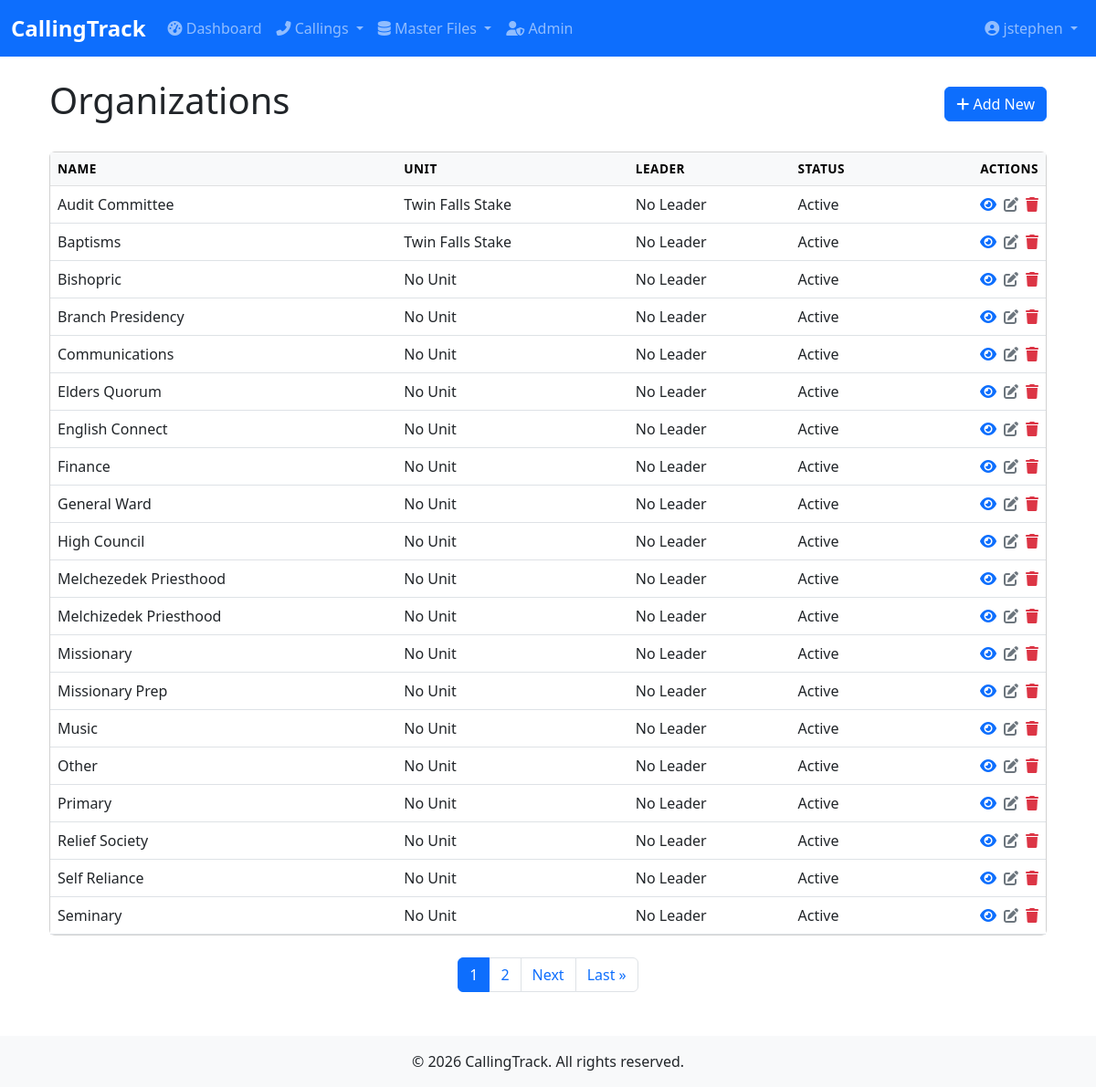
Page /callings/organizations/ (signed in) on the earlier database version.
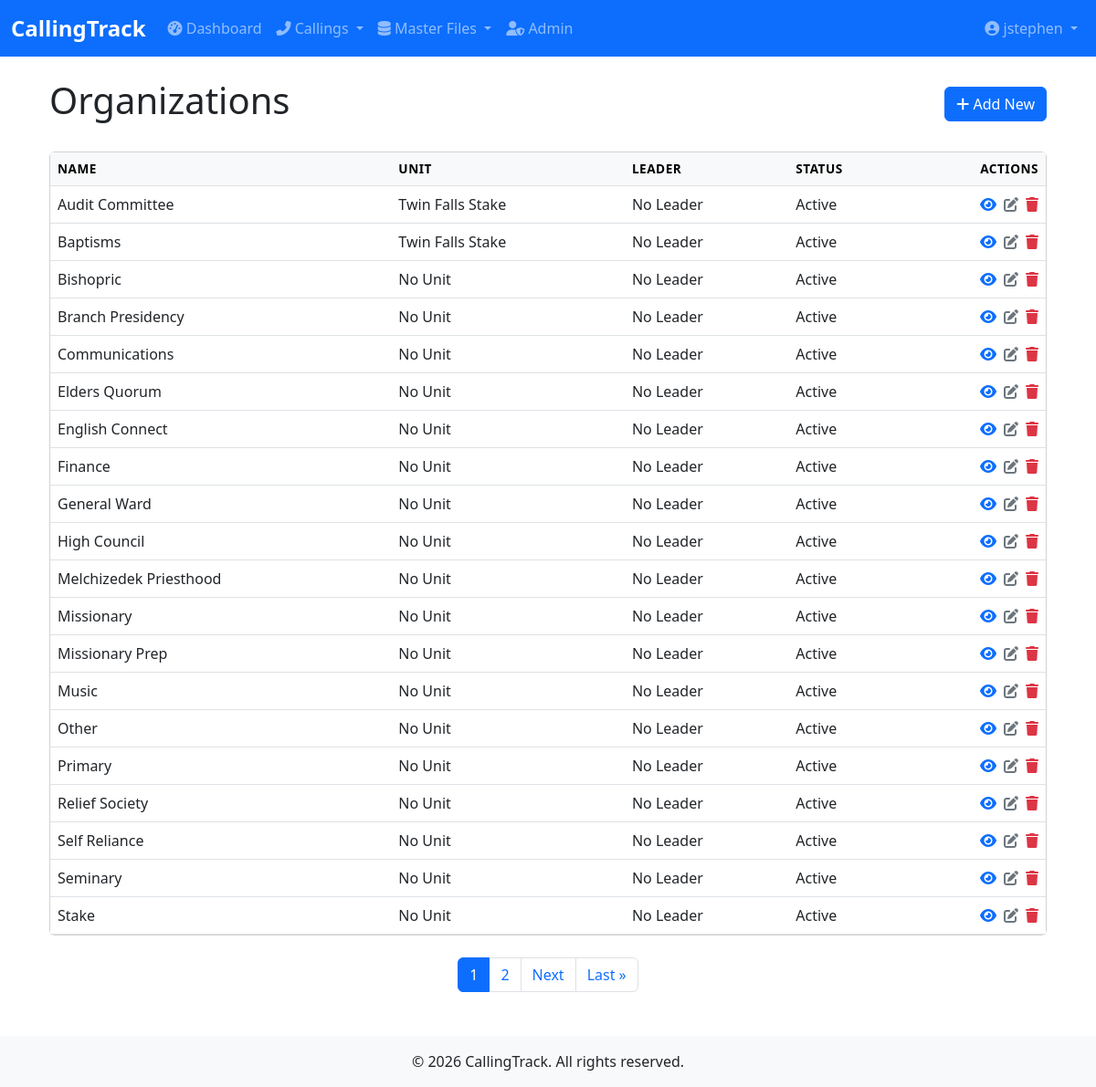
Same page on the later database version.
### callings/models.py (models this page shows, shortened)
class Organization(models.Model):
    name = models.CharField(max_length=100, unique=True)
    description = models.TextField(blank=True, null=True)
    unit = models.ForeignKey(Unit, on_delete=models.CASCADE, related_name='organizations', null=True, blank=True)
    leader = models.CharField(max_length=200, blank=True, null=True)
    is_active = models.BooleanField(default=True, help_text="Whether this organization is currently active")
    created_at = models.DateTimeField(auto_now_add=True)
    updated_at = models.DateTimeField(auto_now=True)
    class Meta:
        ordering = ['name']
    def get_list_display(self):
        return [
            self.name,
            self.unit.name if self.unit else 'No Unit',
            self.leader or 'No Leader',
            'Active' if self.is_active else 'Inactive'
        ]
    def get_absolute_url(self):
        return reverse('callings:organization-detail', kwargs={'pk': self.pk})

class Unit(models.Model):
    UNIT_TYPES = [
        ('WARD', 'Ward'),
        ('BRANCH', 'Branch'),
        ('STAKE', 'Stake'),
    ]
    name = models.CharField(max_length=100)
    unit_type = models.CharField(max_length=10, choices=UNIT_TYPES)
    parent_unit = models.ForeignKey('self', on_delete=models.SET_NULL, null=True, blank=True, related_name='child_units')
    meeting_time = models.TimeField(null=True, blank=True, help_text="Regular meeting time for this unit")
    location = models.CharField(max_length=200, blank=True, help_text="Physical location of the unit")
    is_active = models.BooleanField(default=True, help_text="Whether this unit is currently active")
    sort_order = models.PositiveSmallIntegerField(
        default=0,
        help_text="Order in which units should be displayed (lower numbers first)"
    )
    created_at = models.DateTimeField(auto_now_add=True)
    updated_at = models.DateTimeField(auto_now=True)
    class Meta:
        ordering = ['sort_order', 'name']

### callings/views.py (the view)
# urls.py: path('organizations/', views.OrganizationListView.as_view(), name='organization-list'),
class OrganizationListView(LoginRequiredMixin, TitleMixin, ListView):
    model = Organization
    template_name = 'callings/organization/organization_list.html'
    context_object_name = 'organizations'
    title = 'Organizations'
    paginate_by = 20
    def get_context_data(self, **kwargs):
        context = super().get_context_data(**kwargs)
        context['headers'] = ['Name', 'Unit', 'Leader', 'Status']
        return context

### callings/views.py (called while the page is built)
    def get_title(self):
        return self.title

    def get_context_data(self, **kwargs):
        context = super().get_context_data(**kwargs)
        context['title'] = self.get_title()
        return context

### callings/templates/callings/organization/organization_list.html (shortened to what this page needs)
{% extends 'callings/_list.html' %}
{% block content %}
{% with title='Organizations' create_url='callings:organization-create' update_url='callings:organization-update' delete_url='callings:organization-delete' %}
{% with headers=headers %}
{{ block.super }}
{% endwith %}
{% endwith %}
{% endblock %}

### callings/templates/callings/_list.html (shortened to what the changed rows need)
{% extends 'callings/base.html' %}
{% load table_tags %}
{% block content %}
<div class="container">
    <div class="d-flex justify-content-between align-items-center mb-4">
        <h1>{{ title }}</h1>
    </div>
    <div class="card">
        <div class="card-body p-0">
            <div class="table-responsive">
                <table class="table table-hover mb-0">
                    <thead class="table-light">
                        <tr>
                            {% if sortable_headers %}
                                {% for field, label in sortable_headers %}
                                <th>{% sort_header field label %}</th>
                                {% endfor %}
                            {% else %}
                                {% for header in headers %}
                                <th>{{ header }}</th>
                                {% endfor %}
                            {% endif %}
                            <th class="text-end">Actions</th>
                        </tr>
                    </thead>
                    <tbody>
                        {% for item in object_list %}
                        <tr>
                            {% for field in item.get_list_display %}
                            <td>{{ field }}</td>
                            {% endfor %}
                            <td class="text-end">
                                <div class="d-flex gap-2 justify-content-end" role="group">
                                    <a href="{{ item.get_absolute_url }}" class="text-primary text-decoration-none"
                                       data-bs-toggle="tooltip" title="View">
                                        <i class="fas fa-eye"></i>
                                    </a>
                                    <a href="{% url update_url item.pk %}" class="text-secondary text-decoration-none"
                                       data-bs-toggle="tooltip" title="Edit">
                                        <i class="fas fa-edit"></i>
                                    </a>
                                    <a href="{% url delete_url item.pk %}" class="text-danger text-decoration-none"
                                       data-bs-toggle="tooltip" title="Delete">
                                        <i class="fas fa-trash"></i>
                                    </a>
                                </div>
                            </td>
                        </tr>
                        {% endfor %}
                    </tbody>
                </table>
            </div>
        </div>
    </div>
    {% if is_paginated %}
    <nav aria-label="Page navigation" class="mt-4">
        <ul class="pagination justify-content-center">
            {% for num in page_obj.paginator.page_range %}
                {% if page_obj.number == num %}
                <li class="page-item active">
                    <span class="page-link">{{ num }}</span>
                </li>
                {% elif num > page_obj.number|add:'-3' and num < page_obj.number|add:'3' %}
                <li class="page-item">
                    <a class="page-link" href="?page={{ num }}{% for key, value in request.GET.items %}{% if key != 'page' %}&{{ key }}={{ value }}{% endif %}{% endfor %}">
                        {{ num }}
                    </a>
                </li>
                {% endif %}
            {% endfor %}
        </ul>
    </nav>
    {% endif %}
</div>
{% endblock %}

Differences in the rows shown:
removed Organization: get_list_display "Melchezedek Priesthood" "No Unit" "No Leader" "Active"
now on this page (row unchanged): Organization: get_list_display "Stake" "No Unit" "No Leader" "Active"
